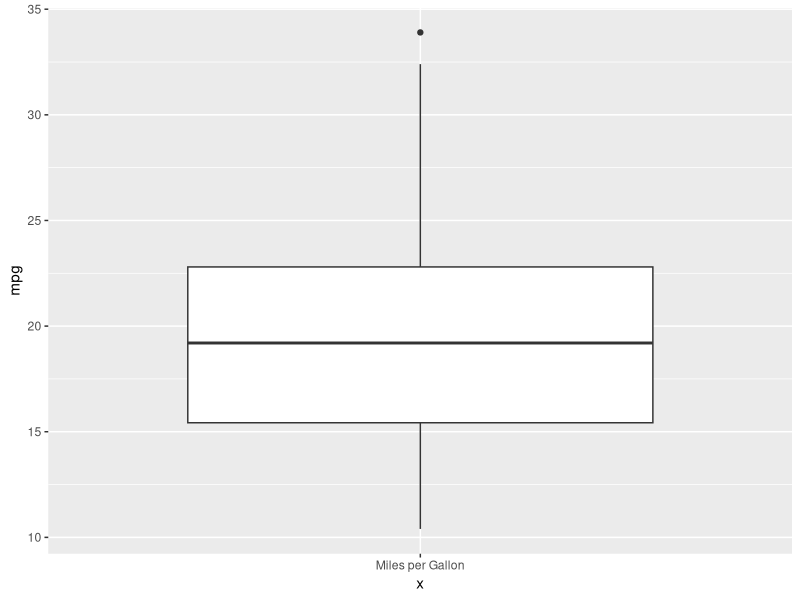
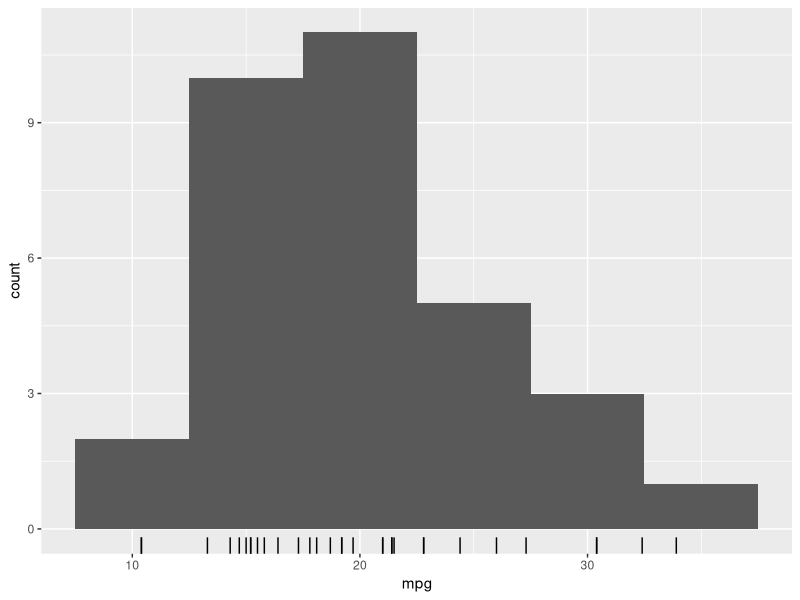
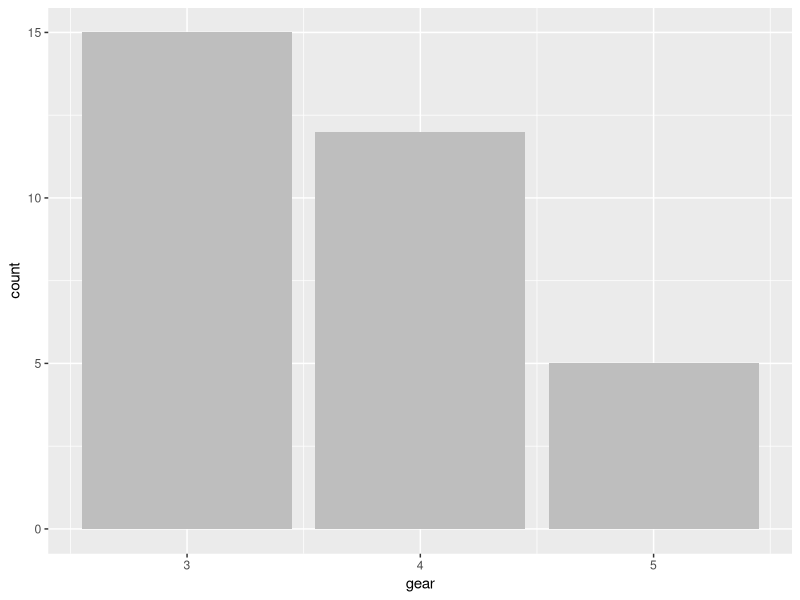
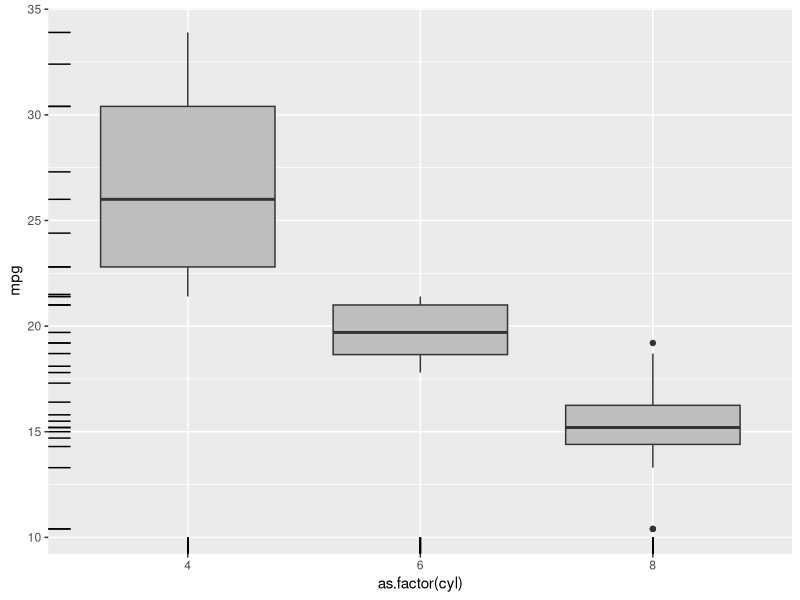
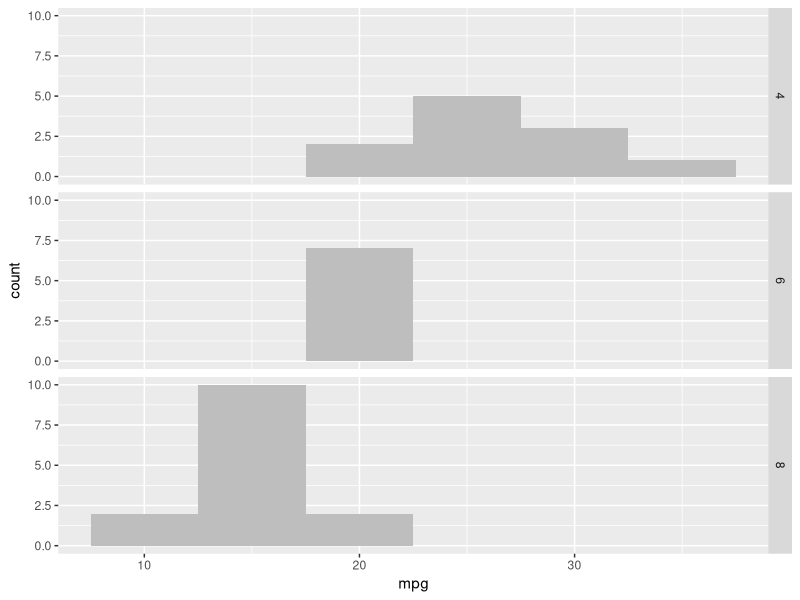
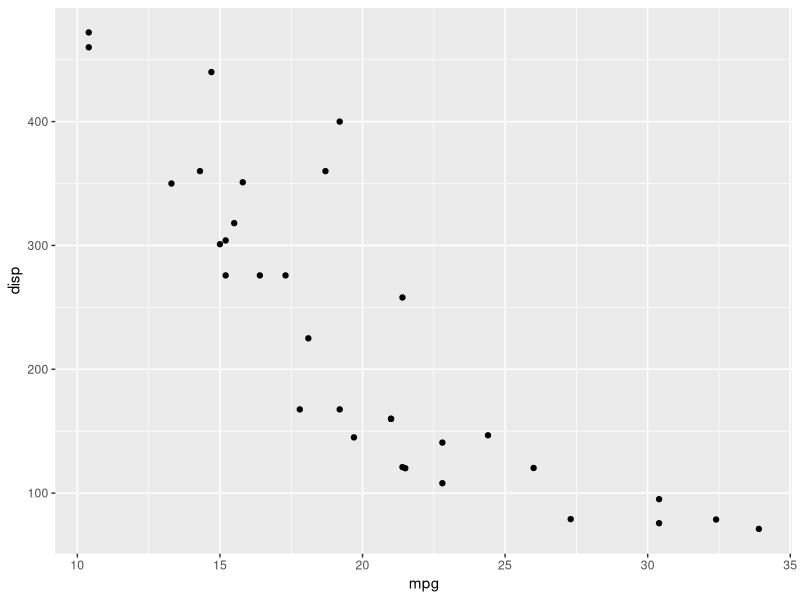
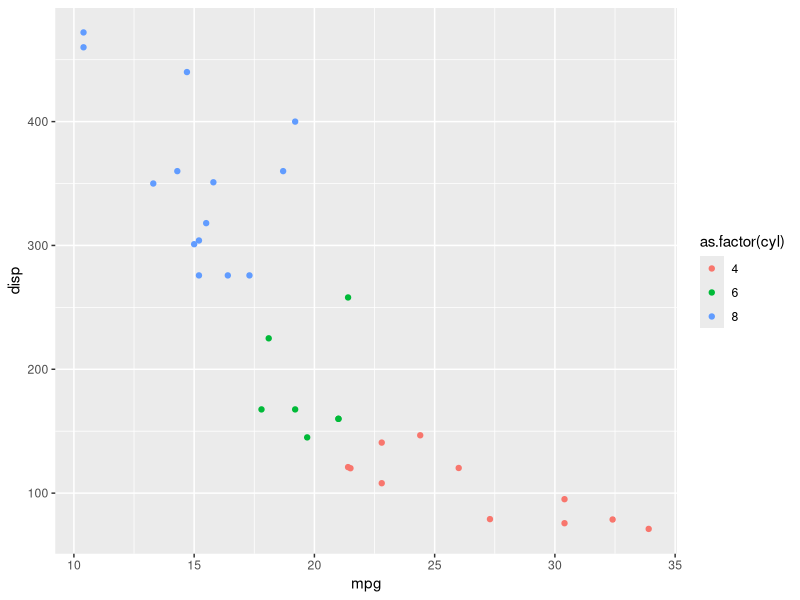
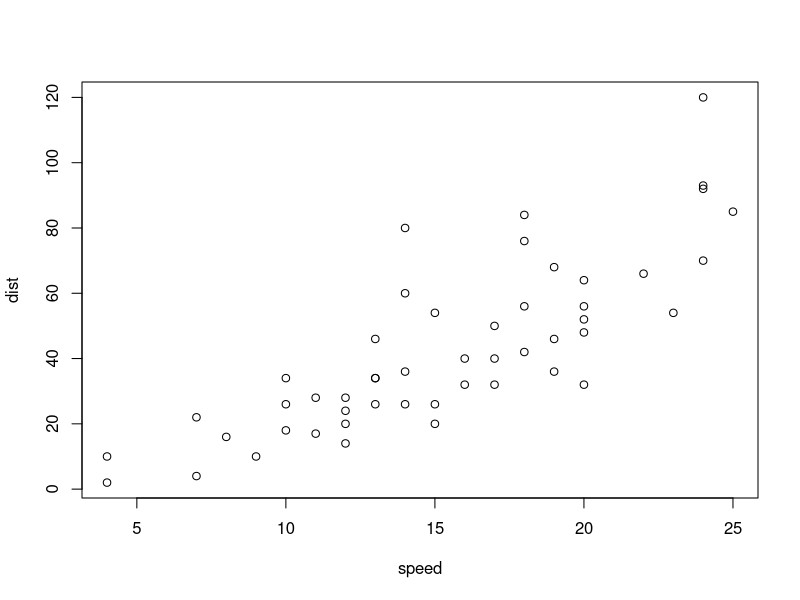

Source code (R) for these figures, in order:
## ---- chunk 1
knitr::opts_chunk$set(echo = TRUE)
library(tidyverse)
library(kableExtra)
## ---- chunk 2
summary(mtcars$mpg)
## ---- chunk 3
mtcars %>%
    ggplot() +
    geom_boxplot(aes(x = "Miles per Gallon", y = mpg))
## ---- chunk 4
mtcars %>%
    ggplot(aes(mpg)) +
    geom_histogram(binwidth = 5) +
    geom_rug()
## ---- chunk 5
mtcars %>%
    ggplot(aes(gear)) +
    geom_bar(fill = 'grey')
## ---- chunk 6
mtcars %>%
    ggplot(aes(as.factor(cyl), mpg)) +
    geom_boxplot(fill = 'grey') +
    geom_rug()
## ---- chunk 7
mtcars %>%
    ggplot() +
    geom_histogram(aes(mpg), fill = 'grey', binwidth = 5) +
    facet_grid(rows = vars(cyl))
## ---- chunk 8
mtcars %>%
    ggplot() +
    geom_point(aes(mpg, disp))
## ---- chunk 9
mtcars %>%
    ggplot(aes(mpg, disp)) +
    geom_point(aes(colour = as.factor(cyl)))
## ---- chunk 10
with(cars, plot(speed, dist))
## ---- chunk 11
library(lattice)
state <- data.frame(state.x77, region = state.region)
head(state)
xyplot(Life.Exp ~ Income | region, data = state, layout = c(4, 1))
## ---- chunk 12
library(datasets)
hist(airquality$Ozone)
## ---- chunk 13
with(airquality, plot(Wind, Ozone))
## ---- chunk 14
airquality %>%
    mutate(Month = as.factor(Month)) %>%
    boxplot(Ozone ~ Month, data = .)
## ---- chunk 15
parameters <- c('lty', 'col', 'pch', 'bg', 'mar', 'mfrow')
names(parameters) <- parameters
map(parameters, par)
## ---- chunk 16
with(airquality, plot(Wind, Ozone))
title(main = "Ozone and Wind in New York City")
## ---- chunk 17
with(airquality, plot(Wind, Ozone, main = "Ozone and Wind in New York City"))
with(subset(airquality, Month ==5), points(Wind, Ozone, col = 'blue'))
## ---- chunk 18
with(airquality, plot(Wind, Ozone, type = 'n', main = "Ozone and Wind in New York City"))
with(subset(airquality, Month == 5), points(Wind, Ozone, col = 'blue'))
with(subset(airquality, Month != 5), points(Wind, Ozone, col = 'red'))
legend('topright', pch = 1, col = c('blue', 'red'), legend = c('May', 'Not May'))
## ---- chunk 19
air_lm <- lm(Ozone ~ Wind, data = airquality)
with(airquality, plot(Wind, Ozone, pch = 20, main = "Ozone and Wind in New York City"))
abline(air_lm, lwd = 2)
## ---- chunk 20
par(mfrow = c(1,2))
with(airquality, {
    plot(Wind, Ozone, pch = 20, main = 'Wind and Ozone')
    plot(Ozone, Solar.R, pch = 20, main = 'Ozone and Solar Radiation')
})
